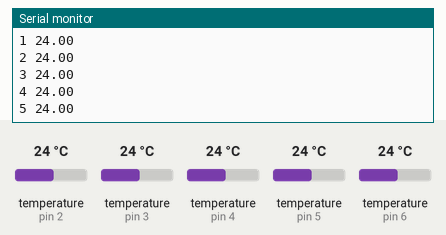
Simulated run of this sketch. Board: Arduino Uno, built with avr-gcc and run on an emulated ATmega328P. On the bench: the last lines printed to the serial monitor. Inputs (shaded band) come from the test bench; at power-on: temperature (sensors on pin 2, pin 3, pin 4, pin 5, pin 6) 24 °C.

Above: at 1.9 s.
2.0 s: temperature (sensor on pin 2) set to 12 °C
3.5 s: temperature (sensor on pin 3) set to 12 °C
5.0 s: temperature (sensor on pin 4) set to 12 °C
At 6.3 s:
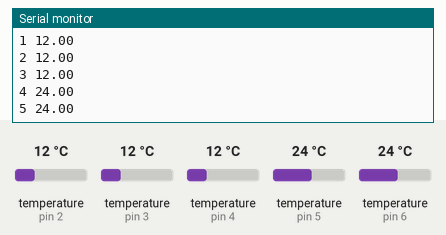
6.5 s: temperature (sensor on pin 5) set to 12 °C
At 7.6 s:
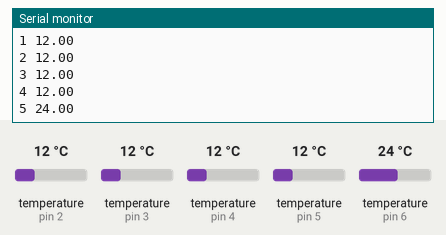
8.0 s: temperature (sensor on pin 6) set to 12 °C
At 9.4 s:
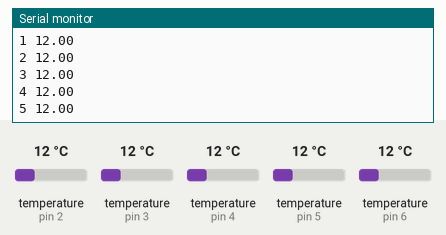
9.5 s: temperature (sensor on pin 2) set to 19 °C
Timing chart, 0 to 12.0 s (numbered marks = the images above; inputs shaded):
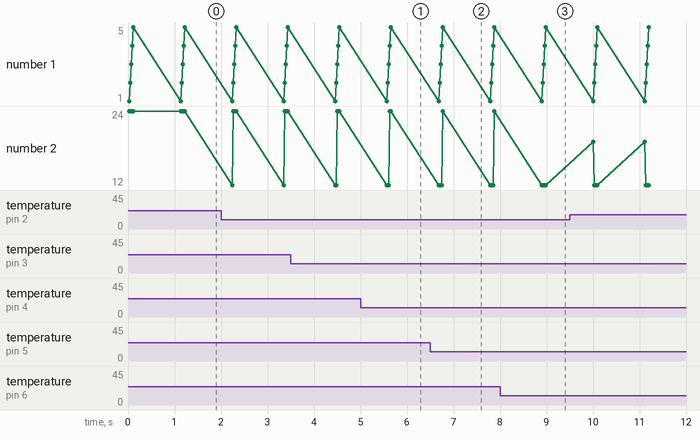

The sketch:

temp_sensor.ino
```cpp
#include <OneWire.h>

const int temperaturePin1 = 2;
const int temperaturePin2 = 3;
const int temperaturePin3 = 4;
const int temperaturePin4 = 5;
const int temperaturePin5 = 6;

//Temperature chip i/o
OneWire ds1(temperaturePin1); // on digital pin 2
OneWire ds2(temperaturePin2); // on digital pin 3
OneWire ds3(temperaturePin3); // on digital pin 4
OneWire ds4(temperaturePin4); // on digital pin 5
OneWire ds5(temperaturePin5); // on digital pin 6

void setup()
{
  Serial.begin(9600);
}


void loop()
{
  float temperature1 = getTemp(ds1);
  Serial.print("1 ");
  Serial.println(temperature1);

  float temperature2 = getTemp(ds2);
  Serial.print("2 ");
  Serial.println(temperature2);

  float temperature3 = getTemp(ds3);
  Serial.print("3 ");
  Serial.println(temperature3);

  float temperature4 = getTemp(ds4);
  Serial.print("4 ");
  Serial.println(temperature4);

  float temperature5 = getTemp(ds5);

  Serial.print("5 ");
  Serial.println(temperature5);
  delay(1000); // repeat in miliseconds
}

float getTemp(OneWire pin) {
  //returns the temperature from one DS18S20 in DEG Celsius

  byte data[12];
  byte addr[8];

  if(!pin.search(addr)) {
    //no more sensors on chain, reset search
    pin.reset_search();
    return -1000;
  }
  if (OneWire::crc8(addr, 7) != addr[7]) {
    Serial.print("Device is not recognized");
    return -1000;
  }

  pin.reset();
  pin.select(addr);
  pin.write(0x44, 1);//Start conversion, with parasite power on at the end
  byte present = pin.reset();
  pin.select(addr);
  pin.write(0xBE);// Read Scratchpad

  for (int i = 0; i < 9; i++) { // we need 9 bytes
    data[i] = pin.read();
  }

  pin.reset_search();

  byte MSB = data[1];
  byte LSB = data[0];

  float tempRead = ((MSB << 8) | LSB); //using two's compliment
  float TemperatureSum = tempRead / 16;

  return TemperatureSum;
}
```

Measured:
- after the input at 5.0 s, the serial monitor: prints a new line after 0.61 s (image 1)
- after the input at 6.5 s, the serial monitor: prints a new line after 0.24 s (image 2)
- after the input at 8.0 s, the serial monitor: prints a new line after 0.98 s (image 3)
